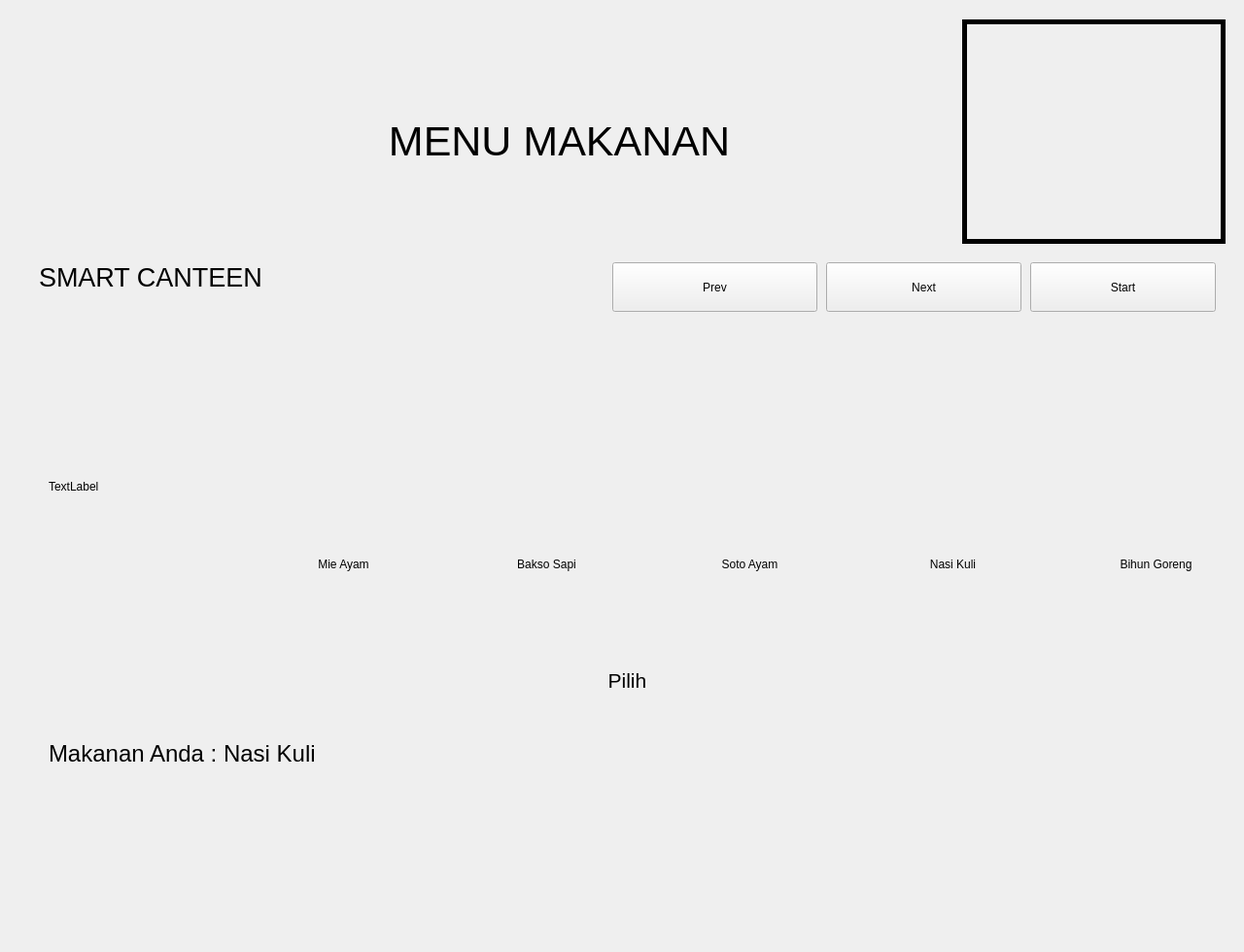
<?xml version="1.0" encoding="UTF-8"?>
<ui version="4.0">
 <class>MainWindow</class>
 <widget class="QMainWindow" name="MainWindow">
  <property name="geometry">
   <rect>
    <x>0</x>
    <y>0</y>
    <width>1280</width>
    <height>980</height>
   </rect>
  </property>
  <property name="windowTitle">
   <string>MainWindow</string>
  </property>
  <widget class="QWidget" name="centralwidget">
   <widget class="QLabel" name="filkom_img">
    <property name="geometry">
     <rect>
      <x>30</x>
      <y>20</y>
      <width>251</width>
      <height>71</height>
     </rect>
    </property>
    <property name="text">
     <string/>
    </property>
    <property name="pixmap">
     <pixmap>../assets/filkom.png</pixmap>
    </property>
    <property name="scaledContents">
     <bool>true</bool>
    </property>
   </widget>
   <widget class="QLabel" name="hint_img">
    <property name="geometry">
     <rect>
      <x>410</x>
      <y>880</y>
      <width>471</width>
      <height>61</height>
     </rect>
    </property>
    <property name="text">
     <string/>
    </property>
    <property name="pixmap">
     <pixmap>../assets/hint.png</pixmap>
    </property>
    <property name="scaledContents">
     <bool>true</bool>
    </property>
   </widget>
   <widget class="QLabel" name="camera">
    <property name="geometry">
     <rect>
      <x>990</x>
      <y>20</y>
      <width>271</width>
      <height>231</height>
     </rect>
    </property>
    <property name="styleSheet">
     <string notr="true"> border: 5px solid black;</string>
    </property>
    <property name="text">
     <string/>
    </property>
   </widget>
   <widget class="QPushButton" name="camera_btn">
    <property name="geometry">
     <rect>
      <x>1060</x>
      <y>270</y>
      <width>191</width>
      <height>51</height>
     </rect>
    </property>
    <property name="text">
     <string>Start</string>
    </property>
   </widget>
   <widget class="QLabel" name="title">
    <property name="geometry">
     <rect>
      <x>350</x>
      <y>100</y>
      <width>451</width>
      <height>91</height>
     </rect>
    </property>
    <property name="font">
     <font>
      <pointsize>32</pointsize>
     </font>
    </property>
    <property name="text">
     <string>MENU MAKANAN</string>
    </property>
    <property name="textFormat">
     <enum>Qt::PlainText</enum>
    </property>
    <property name="scaledContents">
     <bool>true</bool>
    </property>
    <property name="alignment">
     <set>Qt::AlignCenter</set>
    </property>
   </widget>
   <widget class="QWidget" name="horizontalLayoutWidget">
    <property name="geometry">
     <rect>
      <x>50</x>
      <y>350</y>
      <width>1443</width>
      <height>301</height>
     </rect>
    </property>
    <layout class="QHBoxLayout" name="horizontalLayout">
     <property name="spacing">
      <number>20</number>
     </property>
     <item>
      <widget class="QLabel" name="label_6">
       <property name="text">
        <string>TextLabel</string>
       </property>
      </widget>
     </item>
     <item>
      <layout class="QVBoxLayout" name="verticalLayout">
       <item>
        <widget class="QLabel" name="foodimg_1">
         <property name="text">
          <string/>
         </property>
         <property name="pixmap">
          <pixmap>../assets/A.png</pixmap>
         </property>
         <property name="alignment">
          <set>Qt::AlignCenter</set>
         </property>
        </widget>
       </item>
       <item>
        <widget class="QLabel" name="food_5">
         <property name="text">
          <string>Mie Ayam</string>
         </property>
         <property name="alignment">
          <set>Qt::AlignCenter</set>
         </property>
        </widget>
       </item>
      </layout>
     </item>
     <item>
      <layout class="QVBoxLayout" name="verticalLayout_2">
       <item>
        <widget class="QLabel" name="label">
         <property name="text">
          <string/>
         </property>
         <property name="pixmap">
          <pixmap>../assets/B.png</pixmap>
         </property>
         <property name="alignment">
          <set>Qt::AlignCenter</set>
         </property>
        </widget>
       </item>
       <item>
        <widget class="QLabel" name="food_6">
         <property name="text">
          <string>Bakso Sapi</string>
         </property>
         <property name="alignment">
          <set>Qt::AlignCenter</set>
         </property>
        </widget>
       </item>
      </layout>
     </item>
     <item>
      <layout class="QVBoxLayout" name="verticalLayout_3">
       <item>
        <widget class="QLabel" name="label_2">
         <property name="text">
          <string/>
         </property>
         <property name="pixmap">
          <pixmap>../assets/C.png</pixmap>
         </property>
         <property name="alignment">
          <set>Qt::AlignCenter</set>
         </property>
        </widget>
       </item>
       <item>
        <widget class="QLabel" name="food_4">
         <property name="text">
          <string>Soto Ayam</string>
         </property>
         <property name="alignment">
          <set>Qt::AlignCenter</set>
         </property>
        </widget>
       </item>
      </layout>
     </item>
     <item>
      <layout class="QVBoxLayout" name="verticalLayout_4">
       <item>
        <widget class="QLabel" name="label_3">
         <property name="text">
          <string/>
         </property>
         <property name="pixmap">
          <pixmap>../assets/D.png</pixmap>
         </property>
         <property name="alignment">
          <set>Qt::AlignCenter</set>
         </property>
        </widget>
       </item>
       <item>
        <widget class="QLabel" name="food_7">
         <property name="text">
          <string>Nasi Kuli</string>
         </property>
         <property name="alignment">
          <set>Qt::AlignCenter</set>
         </property>
        </widget>
       </item>
      </layout>
     </item>
     <item>
      <layout class="QVBoxLayout" name="verticalLayout_5">
       <item>
        <widget class="QLabel" name="label_4">
         <property name="text">
          <string/>
         </property>
         <property name="pixmap">
          <pixmap>../assets/E.png</pixmap>
         </property>
         <property name="alignment">
          <set>Qt::AlignCenter</set>
         </property>
        </widget>
       </item>
       <item>
        <widget class="QLabel" name="food_8">
         <property name="text">
          <string>Bihun Goreng</string>
         </property>
         <property name="alignment">
          <set>Qt::AlignCenter</set>
         </property>
        </widget>
       </item>
      </layout>
     </item>
     <item>
      <layout class="QVBoxLayout" name="verticalLayout_6">
       <item>
        <widget class="QLabel" name="label_5">
         <property name="text">
          <string/>
         </property>
         <property name="pixmap">
          <pixmap>../assets/F.png</pixmap>
         </property>
         <property name="alignment">
          <set>Qt::AlignCenter</set>
         </property>
        </widget>
       </item>
       <item>
        <widget class="QLabel" name="food_9">
         <property name="text">
          <string>Pecel Ayam</string>
         </property>
         <property name="alignment">
          <set>Qt::AlignCenter</set>
         </property>
        </widget>
       </item>
      </layout>
     </item>
    </layout>
   </widget>
   <widget class="QLabel" name="pick_img">
    <property name="geometry">
     <rect>
      <x>40</x>
      <y>670</y>
      <width>1211</width>
      <height>61</height>
     </rect>
    </property>
    <property name="font">
     <font>
      <pointsize>16</pointsize>
     </font>
    </property>
    <property name="text">
     <string>Pilih</string>
    </property>
    <property name="alignment">
     <set>Qt::AlignCenter</set>
    </property>
   </widget>
   <widget class="QLabel" name="food_picked">
    <property name="geometry">
     <rect>
      <x>50</x>
      <y>740</y>
      <width>591</width>
      <height>71</height>
     </rect>
    </property>
    <property name="font">
     <font>
      <pointsize>18</pointsize>
     </font>
    </property>
    <property name="text">
     <string>Makanan Anda : Nasi Kuli</string>
    </property>
   </widget>
   <widget class="QPushButton" name="next">
    <property name="geometry">
     <rect>
      <x>850</x>
      <y>270</y>
      <width>201</width>
      <height>51</height>
     </rect>
    </property>
    <property name="text">
     <string>Next</string>
    </property>
   </widget>
   <widget class="QPushButton" name="prev">
    <property name="geometry">
     <rect>
      <x>630</x>
      <y>270</y>
      <width>211</width>
      <height>51</height>
     </rect>
    </property>
    <property name="text">
     <string>Prev</string>
    </property>
   </widget>
   <widget class="QLabel" name="message">
    <property name="geometry">
     <rect>
      <x>40</x>
      <y>250</y>
      <width>511</width>
      <height>71</height>
     </rect>
    </property>
    <property name="font">
     <font>
      <pointsize>20</pointsize>
     </font>
    </property>
    <property name="text">
     <string>SMART CANTEEN</string>
    </property>
    <property name="textFormat">
     <enum>Qt::PlainText</enum>
    </property>
    <property name="scaledContents">
     <bool>true</bool>
    </property>
    <property name="alignment">
     <set>Qt::AlignLeading|Qt::AlignLeft|Qt::AlignVCenter</set>
    </property>
   </widget>
  </widget>
 </widget>
 <resources/>
 <connections/>
</ui>
